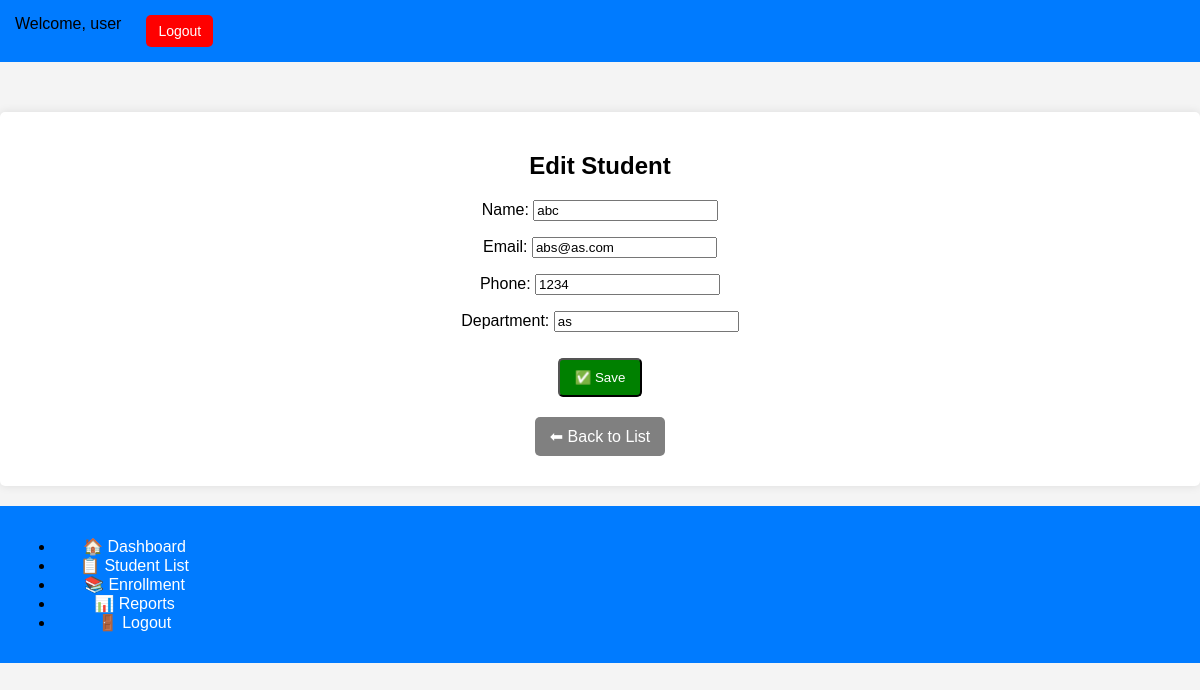
Page /edit/2/ (signed in) on the committed database.
### students/models.py (models this page shows, shortened)
class Student(models.Model):
    name = models.CharField(max_length=100)
    email = models.EmailField(unique=True)
    phone = models.CharField(max_length=15)  # ✅ Add phone field
    department = models.CharField(max_length=50,null=True)  # ✅ Add department field
    created_at = models.DateTimeField(auto_now_add=True)

### students/views.py (the view)
# urls.py: path('edit/<int:id>/', views.edit_student, name='edit_student'),
@login_required
def edit_student(request, id):
    student = get_object_or_404(Student, id=id)
    if request.method == "POST":
        form = StudentForm(request.POST, instance=student)
        if form.is_valid():
            form.save()
            return redirect('student_list')
    else:
        form = StudentForm(instance=student)
    return render(request, 'students/student_form.html', {'form': form})

### students/forms.py
class StudentForm(forms.ModelForm):
    class Meta:
        model = Student
        fields = ['name', 'email', 'phone', 'department']

### students/templates/students/student_form.html (shortened to what this page needs)
{% extends "students/base.html" %}
{% block content %}
    <h2>{% if form.instance.pk %}Edit{% else %}Add{% endif %} Student</h2>
    <form method="POST">
        {{ form.as_p }}
        <button type="submit" class="btn">✅ Save</button>
    </form>
    <a href="{% url 'student_list' %}" class="back-btn">⬅ Back to List</a>
{% endblock %}

### students/templates/students/base.html (shortened to what this page needs)
{% load static %}
<!DOCTYPE html>
<html lang="en">
<head>
    <link rel="stylesheet" type="text/css" href="{% static 'students/style.css' %}">
</head>
<body>
    <nav>
        <div class="auth-links">
            {% if user.is_authenticated %}
                <span class="welcome">Welcome, {{ user.username }}</span>
                <a href="{% url 'logout' %}" class="auth-btn logout-btn">Logout</a>
            {% else %}
                <a href="{% url 'login' %}" class="auth-btn login-btn">Login</a>
                <a href="{% url 'register' %}" class="auth-btn signup-btn">Sign Up</a>
            {% endif %}
        </div>
    </nav>
    <div class="messages">
    </div>
    <div class="container">
        {% block content %}
        {% endblock %}
    </div>
    <div>
        <nav>
            <ul>
                <li><a href="{% url 'dashboard' %}">🏠 Dashboard</a></li>
                <li><a href="{% url 'student_list' %}">📋 Student List</a></li>
                <li><a href="{% url 'enroll_course' %}">📚 Enrollment</a></li>
                <li><a href="{% url 'reports' %}">📊 Reports</a></li>
                <li><a href="{% url 'logout' %}">🚪 Logout</a></li>
            </ul>
        </nav>
    </div>
</body>
</html>

### students/static/students/style.css (style rules this page uses)
body { font-family: Arial, sans-serif; margin: 0; padding: 0; background-color: #f4f4f4; text-align: center; }
.container { max-width: 1200px; margin: 20px auto; background: white; padding: 20px; border-radius: 5px; box-shadow: 0 0 10px rgba(0, 0, 0, 0.1); }
nav { background: #007bff; padding: 15px; display: flex; justify-content: space-between; align-items: center; }
nav a { color: white; text-decoration: none; margin: 0 15px; font-size: 16px; padding: 10px; border-radius: 5px; }
.auth-links { display: flex; gap: 10px; }
.auth-btn { padding: 8px 12px; border-radius: 5px; text-decoration: none; font-size: 14px; }
.logout-btn { background-color: red; color: white; }
.btn { display: inline-block; margin: 10px; padding: 10px 15px; text-decoration: none; background: green; color: white; border-radius: 5px; transition: 0.3s; }
.back-btn { display: inline-block; margin: 10px; padding: 10px 15px; text-decoration: none; background: gray; color: white; border-radius: 5px; transition: 0.3s; }
.messages { margin: 10px auto; padding: 10px; max-width: 600px; }

### rows in the picture
Student: name "abc", email "abs@as.com", phone "1234", department "as"

### other values in the picture
{{ user.username }} "user"
